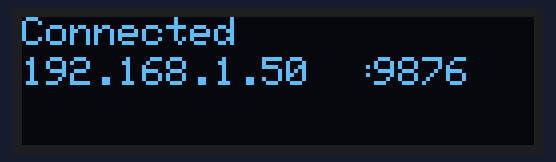
Simulated run of this program. Board: ESP8266 (Wemos D1 mini). On the bench: 128×32 one-colour display. WiFi joins after 1.5 s; servers stay silent unless stated.

Above: at 2.6 s.

The program:

main.cpp
```cpp
// ESP8266 WiFi <-> UART Bridge
// by RoboRemo
// www.roboremo.com

// Disclaimer: Don't use RoboRemo for life support systems
// or any other situations where system failure may affect
// user or environmental safety.
//green tx
//yellow rx


#include <ESP8266WiFi.h>
#include <SPI.h>
#include <Wire.h>
#include <Adafruit_GFX.h>
#include <Adafruit_SSD1306.h>
#include <WiFiClient.h>
//#include <WiFiServer.h>
// config: ////////////////////////////////////////////////////////////

#define SCREEN_WIDTH 128 // OLED display width, in pixels
#define SCREEN_HEIGHT 32 // OLED display height, in pixels

// Declaration for an SSD1306 display connected to I2C (SDA, SCL pins)
#define OLED_RESET     -1 // Reset pin # (or -1 if sharing Arduino reset pin)
Adafruit_SSD1306 display(SCREEN_WIDTH, SCREEN_HEIGHT, &Wire, OLED_RESET);

#define UART_BAUD 921600 //aquarios
#define packTimeout 5 // ms (if nothing more on UART, then send packet)
#define bufferSize 8192
#define PROTOCOL_TCP

uint8_t buf1[bufferSize];
uint16_t i1=0;

uint8_t buf2[bufferSize];
uint16_t i2=0;

const char* ssid     = "MikroBridge";         // The SSID (name) of the Wi-Fi network you want to connect to
const char* password = "DarkDay1999";     // The password of the Wi-Fi network
const int port = 9876;
WiFiServer server(port);
WiFiClient client;

void setup() {
  WiFi.begin(ssid, password);
  display.begin(SSD1306_SWITCHCAPVCC, 0x3C);
  Serial.begin(UART_BAUD);
  delay(10);
  display.clearDisplay();
  display.setCursor(0, 0);
  display.setTextColor(WHITE);
  display.setTextSize(1);
  display.println("Initialization...");
  int i = 0;
  delay(500);
  while (WiFi.status() != WL_CONNECTED) { // Wait for the Wi-Fi to connect
    delay(1000);
    display.clearDisplay();
    display.setCursor(0, 10);
    display.setTextColor(WHITE);
    display.setTextSize(1);
    display.println(++i);
    }
  display.clearDisplay();
  display.setCursor(0, 0);
  display.setTextColor(WHITE);
  display.setTextSize(1);
  display.println("Connected");
  display.setCursor(0, 10);
  display.println(WiFi.localIP());
  display.setCursor(84, 10);
  display.println(":");
  display.setCursor(88, 10);
  display.println(port);
  delay(1000);
  server.begin();
  display.display();
}


void loop() {
  if(!client.connected()) { // if client not connected
    client = server.available(); // wait for it to connect
    return;
  }

  // here we have a connected client

  if(client.available()) {
    while(client.available()) {
      buf1[i1] = (uint8_t)client.read(); // read char from client (RoboRemo app)
      if(i1<bufferSize-1) i1++;
    }
    // now send to UART:
    Serial.write(buf1, i1);
    i1 = 0;
  }

  if(Serial.available()) {

    // read the data until pause:

    while(1) {
      if(Serial.available()) {
        buf2[i2] = (char)Serial.read(); // read char from UART
        if(i2<bufferSize-1) i2++;
      } else {
        //delayMicroseconds(packTimeoutMicros);
        delay(packTimeout);
        if(!Serial.available()) {
          break;
        }
      }
    }

    // now send to WiFi:
    client.write((char*)buf2, i2);
    i2 = 0;
  }
}
```
